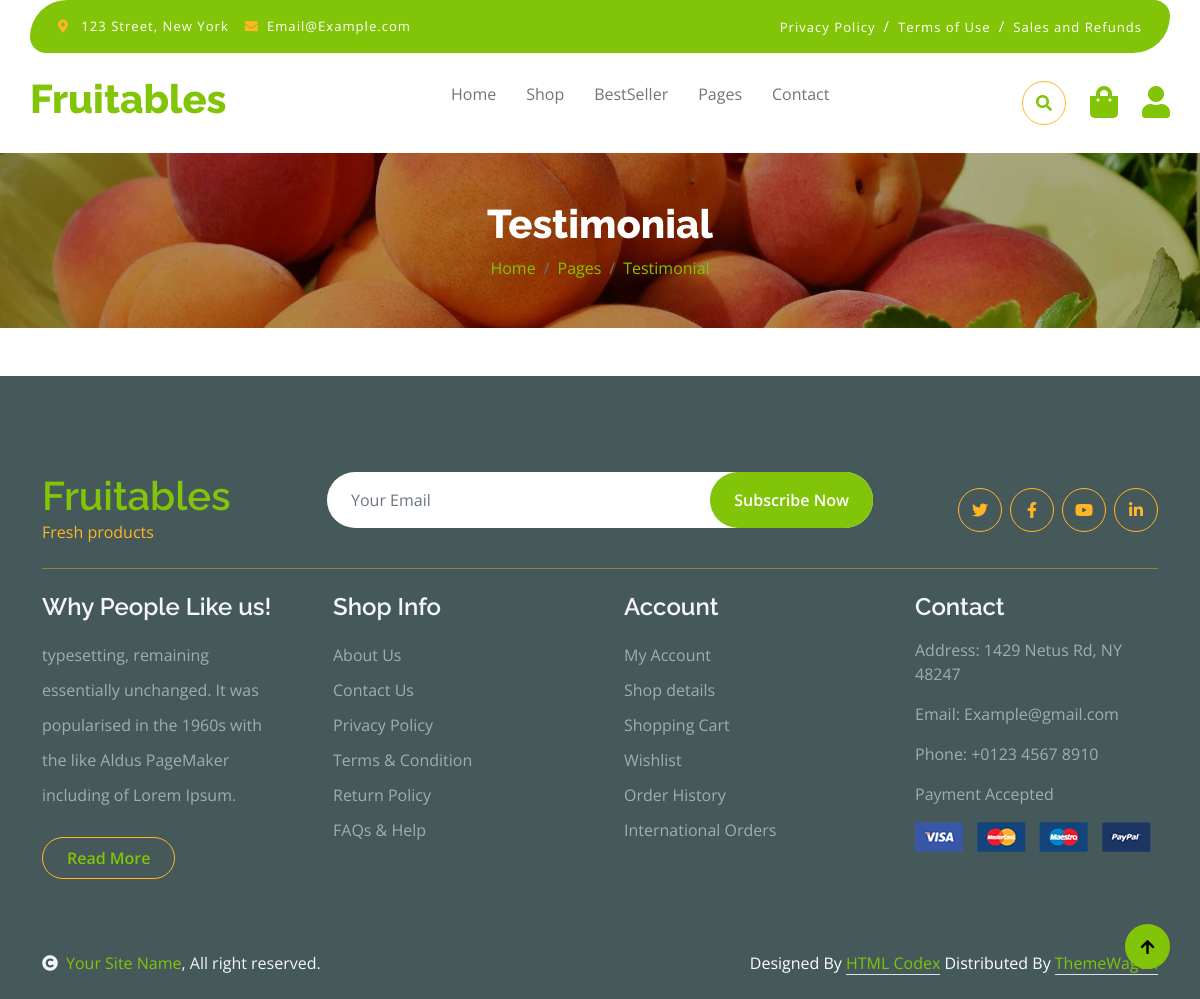
Page /Pages on the committed database.
### accounts/models.py (models this page shows, shortened)
class tblTopMenu(models.Model):
    TopMenuName=models.CharField(max_length=200,null=True)
    TopMenuImage=models.CharField(max_length=200,null=True)

### accounts/views.py (the view)
# urls.py: path('Pages',views.Pages,name='Pages'),
def Pages(request):
    TopMenu=tblTopMenu.objects.all()
    SubTopMenu=tblSubTopMenu.objects.all()
    context={
        'TopMenus':TopMenu,
        'SubTopMenus':SubTopMenu,
    }
    return render(request,'accounts/pages.html',context)

### accounts/templates/accounts/pages.html (shortened to what this page needs)
{% load static %}
<!DOCTYPE html>
<html lang="en">
    <head>
        {% include 'accounts/head.html' %}
    </head>
    <body>
          {% include 'accounts/Navbar.html' %}
          {% include 'accounts/SinglePage.html' %}
        {% include 'accounts/Footer.html' %}
        {% include 'accounts/Copyright.html' %}
        {% include 'accounts/BacktoTop.html' %}
    </body>
</html>

### accounts/templates/accounts/Navbar.html (shortened to what this page needs)
{% load static %}
<div class="container-fluid fixed-top">
    <div class="container topbar bg-primary d-none d-lg-block">
      <div class="d-flex justify-content-between">
        <div class="top-info ps-2">
          <small class="me-3"
            ><i class="fas fa-map-marker-alt me-2 text-secondary"></i>
            <a href="#" class="text-white">123 Street, New York</a></small
          >
          <small class="me-3"
            ><i class="fas fa-envelope me-2 text-secondary"></i
            ><a href="#" class="text-white">Email@Example.com</a></small
          >
        </div>
        <div class="top-link pe-2">
          <a href="#" class="text-white"
            ><small class="text-white mx-2">Privacy Policy</small>/</a
          >
          <a href="#" class="text-white"
            ><small class="text-white mx-2">Terms of Use</small>/</a
          >
          <a href="" class="text-white"
            ><small class="text-white ms-2">Sales and Refunds</small></a
          >
        </div>
      </div>
    </div>
    <div class="container px-0">
      <nav class="navbar navbar-light bg-white navbar-expand-xl">
        <a href="\" class="navbar-brand"
          ><h1 class="text-primary display-6">Fruitables</h1></a
        >
        <div class="collapse navbar-collapse bg-white" id="navbarCollapse">
          <nav id="navbar" class="navbar mx-auto navbar-nav ">
            <ul class="d-flex justity-content-center"  style="list-style-type: none;">
              {% for TopMenu in TopMenus %}
                <li class="dropdown nav-item "><a href="http://127.0.0.1:8000/{{TopMenu.TopMenuName}}" class="nav-item nav-link ">{{TopMenu.TopMenuName}}</a>
                </li>
              {% endfor %}
            </ul>
            </nav>
          <div class="d-flex m-3 me-0">
            <button
              class="btn-search btn border border-secondary btn-md-square rounded-circle bg-white me-4"
              data-bs-toggle="modal"
              data-bs-target="#searchModal"
            >
              <i class="fas fa-search text-primary"></i>
            </button>
            <a href="{% url 'Shop' %}" class="position-relative me-4 my-auto">
              <i class="fa fa-shopping-bag fa-2x"></i>
            </a>
            <a href="{% url 'login' %}" class="my-auto">
              <i class="fas fa-user fa-2x"></i>
            </a>
          </div>
        </div>
      </nav>
    </div>
</div>

### static/css/style.css (style rules this page uses)
.btn { font-weight: 600; transition: .5s; }
.btn-md-square { width: 44px; height: 44px; }
.btn-square, .btn-sm-square, .btn-md-square, .btn-lg-square { padding: 0; display: flex; align-items: center; justify-content: center; font-weight: normal; }
.btn.border-secondary { transition: 0.5s; }
.fixed-top { transition: 0.5s; background: var(--bs-white); border: 0; }
.topbar { padding: 20px; border-radius: 230px 100px; }
.topbar .top-info { font-size: 15px; line-height: 0; letter-spacing: 1px; display: flex; align-items: center; }
.topbar .top-link { font-size: 15px; line-height: 0; letter-spacing: 1px; display: flex; align-items: center; }
.topbar .top-link a { letter-spacing: 1px; }
.navbar .navbar-nav .nav-link { padding: 10px 15px; font-size: 16px; transition: .5s; }
.navbar { height: 100px; border-bottom: 1px solid rgba(255, 255, 255, .1); }

### rows in the picture
tblTopMenu: TopMenuName "Home"
tblTopMenu: TopMenuName "Shop"
tblTopMenu: TopMenuName "BestSeller"
tblTopMenu: TopMenuName "Pages"
tblTopMenu: TopMenuName "Contact"
